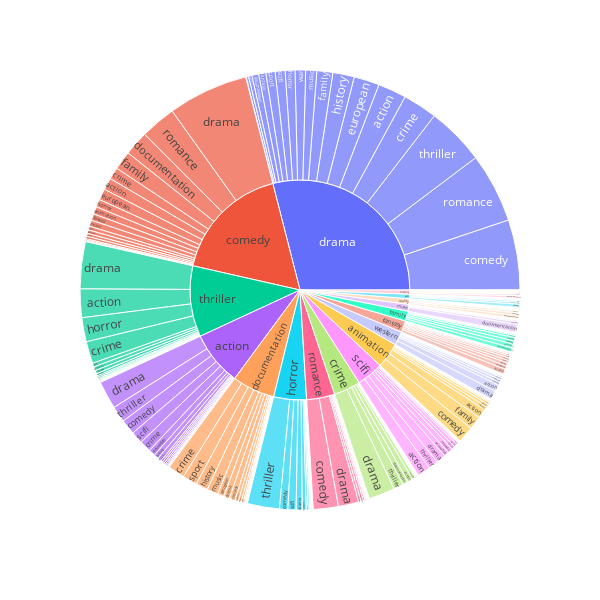

Write notebook code for a chart like this one.
### Code cell
# grafico sunburst de las dos plataformas en conjunto

def filtrar_gen(df, col, thresh):
    counts = df[col].value_counts()
    mask = df[col].isin(counts[counts > thresh].index)
    return df[mask]

film = pd.read_csv('../data/clean/titles.csv', encoding='utf-8', encoding_errors='ignore')

film['genres'] = film['genres'].str.strip('[]').str.replace("'", '').str.split(', ')
film_gen = film['genres'].apply(pd.Series).rename(columns = lambda x : 'genre_' + str(x))

df_sunburst = pd.concat([film_gen['genre_0'], film_gen['genre_1']], axis=1)
df_sunburst.columns = ['Level 1', 'Level 2']

df_sunburst = df_sunburst.dropna(subset=['Level 2'])

df_sunburst = filtrar_gen(df_sunburst, 'Level 2', 40)  
df_sunburst = filtrar_gen(df_sunburst, 'Level 1', 40)

fig = px.sunburst(df_sunburst, path=['Level 1', 'Level 2'], width=600, height=600)

fig.show()

fig.write_html('../images/HBO_gen_sunburst.html')

### Figure 1 — Plotly figure (JSON) as saved in the notebook; plotly's stock layout.template omitted (floating-point values rounded to 4 significant figures; data arrays with more than 128 entries replaced by an {"elided": "..."} marker saying what was removed)
{"data": [{"branchvalues": "total", "domain": {"x": [0, 1], "y": [0, 1]}, "hovertemplate": "labels=%{label}<br>count=%{value}<br>parent=%{parent}<br>id=%{id}<extra></extra>", "ids": {"elided": "267 str values"}, "labels": {"elided": "267 str values"}, "name": "", "parents": {"elided": "267 str values"}, "type": "sunburst", "values": {"elided": "267 int values"}}], "layout": {"height": 600, "legend": {"tracegroupgap": 0}, "margin": {"t": 60}, "width": 600}}
